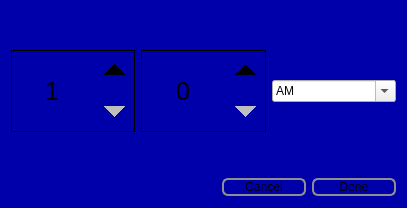
<?xml version="1.0" encoding="UTF-8"?>
<ui version="4.0">
 <class>SetTimeWidget</class>
 <widget class="QWidget" name="SetTimeWidget">
  <property name="geometry">
   <rect>
    <x>0</x>
    <y>0</y>
    <width>407</width>
    <height>208</height>
   </rect>
  </property>
  <property name="styleSheet">
   <string notr="true">QWidget#SetTimeWidget {
	background-color: #0000aa
}

QPushButton {
	border: 2px solid #8f8f91;
	border-radius: 6px;
	background-color: 	QLinearGradient( x1: 0, y1: 0, x2: 0, y2: 1, stop: 0 	#0000ff, stop: 0.1 #0000dd, stop: 0.49 #0000cc, stop: 0.5 #000077, stop: 1 #0000dd);
	min-width: 80px;
}

QPushButton:pressed {
	background-color: qlineargradient(x1: 0, y1: 0, x2: 0, y2: 1,
                                       stop: 0 #dadbde, stop: 1 #f6f7fa);
}

QSpinBox {
	min-height: 80;
	border-width: 40, 40, 0, 0;
	background: transparent;
	selection-background-color: transparent;
	text: black;
	selection-color: black;
	font: normal 25px;
	border: 1px solid black;
}

QSpinBox::up-button {
	subcontrol-origin: border;
    subcontrol-position: top right;
	margin: 10px;
	width: 20px;
	height: 20px;
}

 QSpinBox::down-button {
    subcontrol-origin: border;
    subcontrol-position: bottom right;
	margin: 10px;
	width: 20px;
	height: 20px;
 }
</string>
  </property>
  <layout class="QGridLayout" name="gridLayout">
   <item row="0" column="0">
    <spacer name="verticalSpacer_2">
     <property name="orientation">
      <enum>Qt::Vertical</enum>
     </property>
     <property name="sizeHint" stdset="0">
      <size>
       <width>20</width>
       <height>53</height>
      </size>
     </property>
    </spacer>
   </item>
   <item row="1" column="0">
    <layout class="QHBoxLayout" name="horizontalLayout_3">
     <item>
      <widget class="QSpinBox" name="spinBox">
       <property name="alignment">
        <set>Qt::AlignCenter</set>
       </property>
       <property name="minimum">
        <number>1</number>
       </property>
       <property name="maximum">
        <number>12</number>
       </property>
      </widget>
     </item>
     <item>
      <widget class="QSpinBox" name="spinBox_2">
       <property name="alignment">
        <set>Qt::AlignCenter</set>
       </property>
       <property name="maximum">
        <number>59</number>
       </property>
      </widget>
     </item>
     <item>
      <widget class="QComboBox" name="comboBox">
       <property name="editable">
        <bool>true</bool>
       </property>
       <property name="duplicatesEnabled">
        <bool>false</bool>
       </property>
       <property name="frame">
        <bool>true</bool>
       </property>
       <item>
        <property name="text">
         <string>AM</string>
        </property>
       </item>
       <item>
        <property name="text">
         <string>PM</string>
        </property>
       </item>
      </widget>
     </item>
    </layout>
   </item>
   <item row="2" column="0">
    <spacer name="verticalSpacer">
     <property name="orientation">
      <enum>Qt::Vertical</enum>
     </property>
     <property name="sizeHint" stdset="0">
      <size>
       <width>20</width>
       <height>53</height>
      </size>
     </property>
    </spacer>
   </item>
   <item row="3" column="0">
    <layout class="QHBoxLayout" name="horizontalLayout_2">
     <item>
      <spacer name="horizontalSpacer">
       <property name="orientation">
        <enum>Qt::Horizontal</enum>
       </property>
       <property name="sizeHint" stdset="0">
        <size>
         <width>40</width>
         <height>20</height>
        </size>
       </property>
      </spacer>
     </item>
     <item>
      <layout class="QHBoxLayout" name="horizontalLayout">
       <item>
        <widget class="QPushButton" name="cancelButton">
         <property name="text">
          <string>Cancel</string>
         </property>
        </widget>
       </item>
       <item>
        <widget class="QPushButton" name="doneButton">
         <property name="text">
          <string>Done</string>
         </property>
        </widget>
       </item>
      </layout>
     </item>
    </layout>
   </item>
  </layout>
 </widget>
 <resources/>
 <connections/>
</ui>
